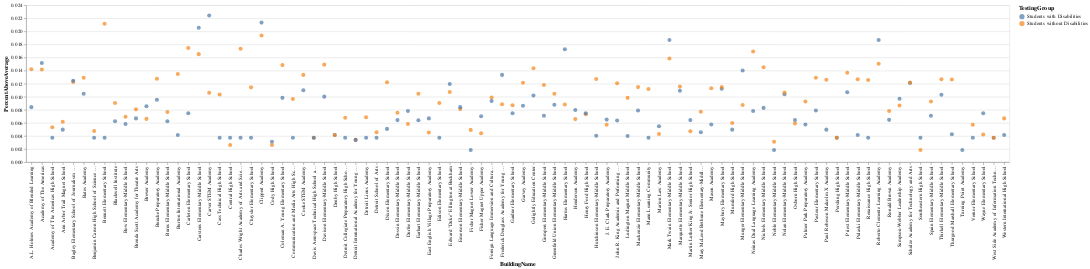

This figure's notebook cell:
### Code cell
alt.Chart(df_percabove_disability).mark_circle(size=60).encode(
    x='BuildingName',
    y='PercentAboveAverage',
    color='TestingGroup',
    tooltip=['BuildingName', 'PercentAboveAverage', 'TestingGroup']
).interactive()

### Figure 1 — Vega-Lite specification as saved in the notebook (floating-point values rounded to 4 significant figures; data arrays with more than 128 entries replaced by an {"elided": "..."} marker saying what was removed)
{"config": {"view": {"continuousWidth": 400, "continuousHeight": 300}}, "data": {"name": "data-bb69cc00d82b0e7b8e99e13deadfd4a7"}, "mark": {"type": "circle", "size": 60}, "encoding": {"color": {"type": "nominal", "field": "TestingGroup"}, "tooltip": [{"type": "nominal", "field": "BuildingName"}, {"type": "quantitative", "field": "PercentAboveAverage"}, {"type": "nominal", "field": "TestingGroup"}], "x": {"type": "nominal", "field": "BuildingName"}, "y": {"type": "quantitative", "field": "PercentAboveAverage"}}, "selection": {"selector001": {"type": "interval", "bind": "scales", "encodings": ["x", "y"]}}, "$schema": "https://vega.github.io/schema/vega-lite/v4.8.1.json", "datasets": {"data-bb69cc00d82b0e7b8e99e13deadfd4a7": {"elided": "187 records"}}}
